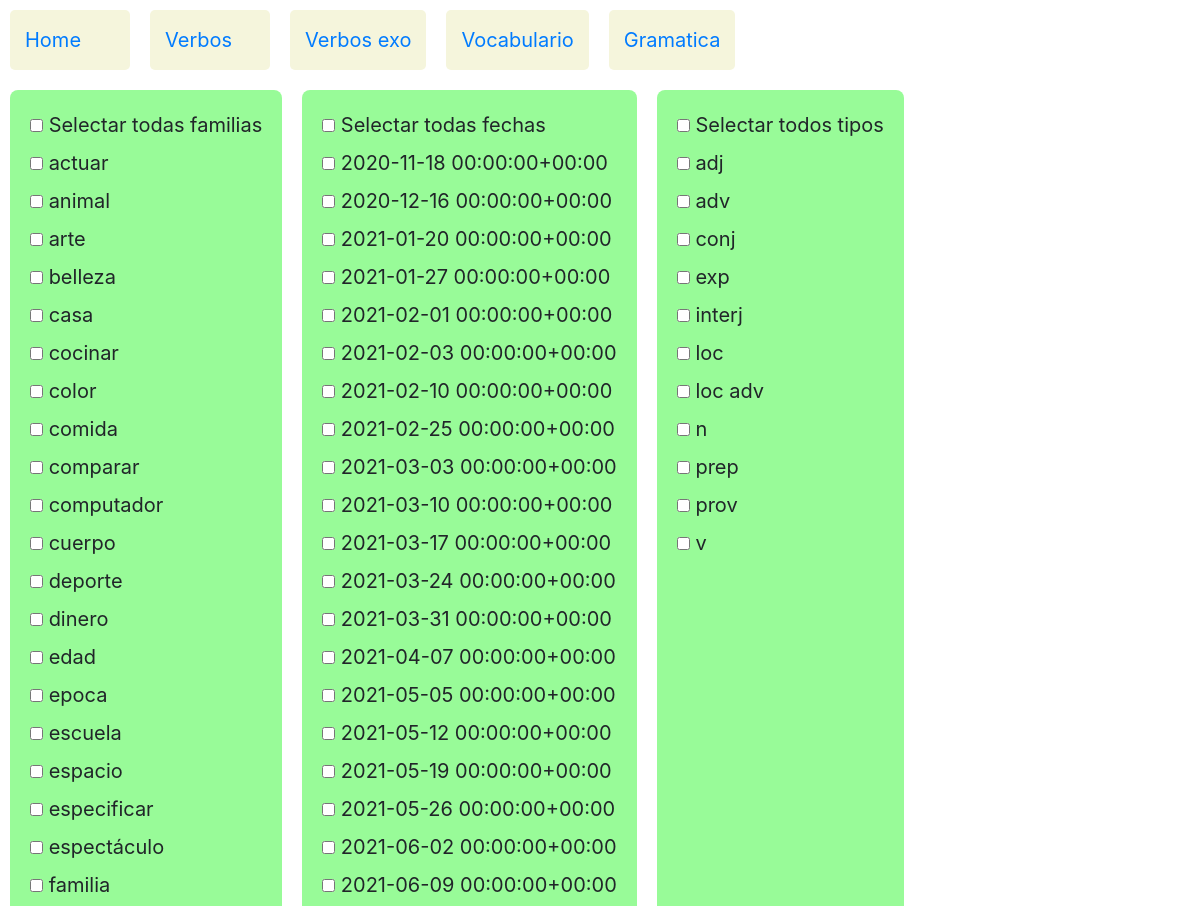
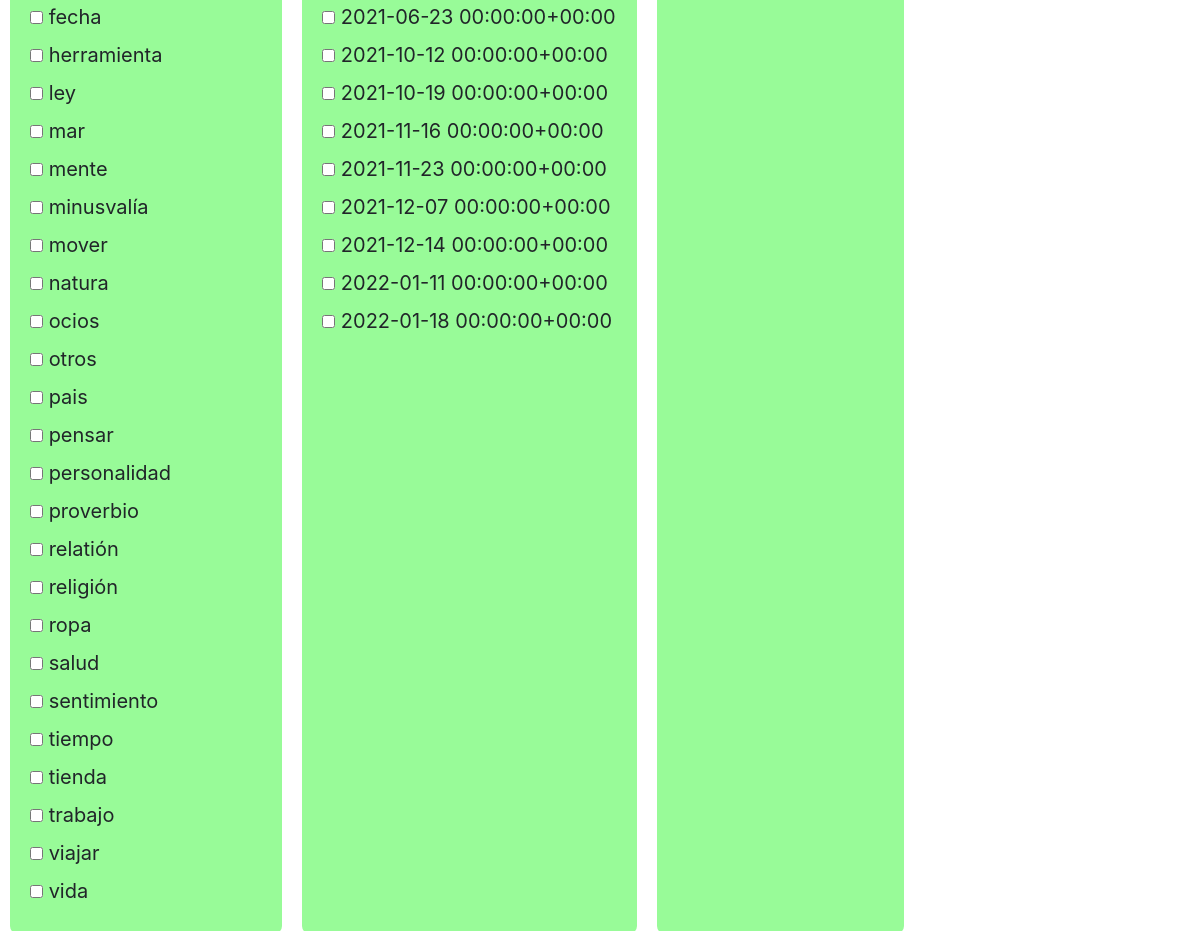
The page /verbos/palabra/ on the database as committed earlier (2 pictures, top to bottom).
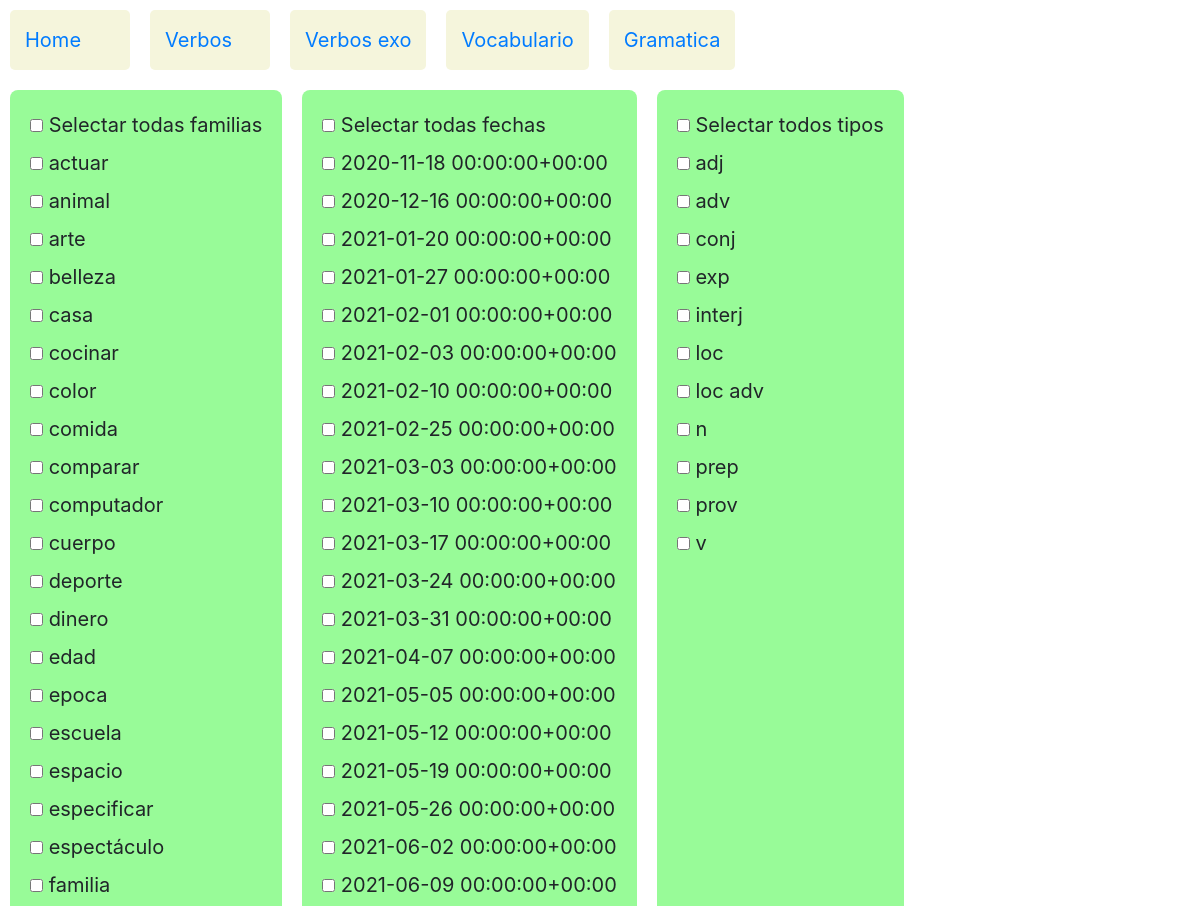
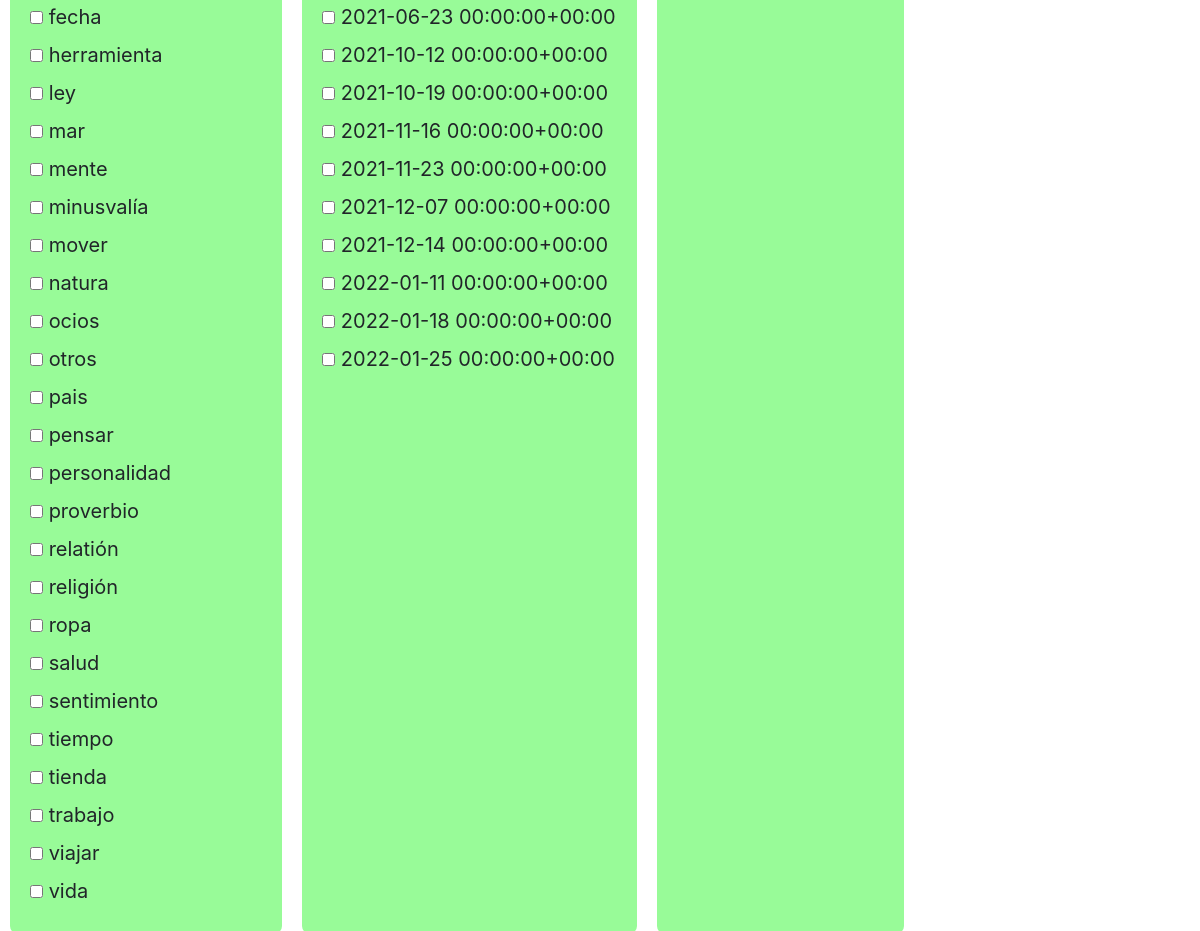
The same page on the database as committed later (2 pictures, top to bottom).
### verbos/models.py (models this page shows)
class Palabrafamilia(models.Model):
    palabrafamilia = models.CharField(max_length=30,null=True)
    palabrafamiliaseq=models.IntegerField(null=True)
    def __str__(self):
        return self.palabrafamilia

class Palabrafecha(models.Model):
    palabrafecha = models.DateTimeField(null=True,default=date.today)
    def __str__(self):
        return str(self.palabrafecha)

class Palabratipo(models.Model):
    palabratipo = models.CharField(max_length=32,null=True)
    def __str__(self):
        return self.palabratipo

### verbos/views.py (the view)
# urls.py: path('palabra/',views.palabra,name='palabra'),
def palabra(request):
    familias  = Palabrafamilia.objects.all()
    tipos =     Palabratipo.objects.all()
    generos =   Palabragenero.objects.all()
    nivels =    Palabranivel.objects.all()
    fechas =    Palabrafecha.objects.all().order_by('palabrafecha')
    jsfamilias=jslist(familias)
    jsgeneros=jslist(generos)
    jsnivels=jslist(nivels)
    context= {
            "familias" : familias,
            "tipos" : tipos,
            "generos" : generos,
            "nivels" : nivels ,
            "fechas" : fechas,
        }
    return render(request,"verbos/palabra.html",context)

### verbos/views.py (called while the page is built)
def jslist(myqueryset):
    jstname=myqueryset.model.__name__
    jstlst=[]
    for item in myqueryset:
        jstlst.append([jstname,item.id])
    return jstlst

### verbos/templates/verbos/palabra.html (shortened to what this page needs)
{% extends 'verbos/layout.html' %}
{% block body1 %}
	<form action= "{% url 'palabras' id1='10' id2='20' %}"  method ="post">
	<div id="container" >
		<div>
			<input type="checkbox" data-type="familia" id="familia" name="checktodos" >
			<label for="familia"> Selectar todas familias </label>
			<br>
			{% for familia in familias %}
			<input type="checkbox" id="Familia-{{familia.id}}"  name="familia"  data-storage="true" >
			<label for="Familia-{{familia.id}}"> {{familia}}   </label>
			<br>
			{% endfor %}
		</div>
		<div>
			<input type="checkbox" data-type="fecha" id="fechas" name="checktodos" >
			<label for="fecha"> Selectar todas fechas </label>
			<br>
			{% for fecha in fechas %}
			<input type="checkbox" id="Fecha-{{fecha.id}}"  name="fecha"  data-storage="true" >
			<label for="Fecha-{{fecha.id}}"> {{fecha}}   </label>
			<br>
			{% endfor %}
		</div>
		<div>
			<input type="checkbox" data-type="tipo" id="tipos" name="checktodos" >
			<label for="fecha"> Selectar todos tipos </label>
			<br>
			{% for tipo  in tipos  %}
			<input type="checkbox" id="Tipo-{{tipo.id}}"  name="tipo"  data-storage="true" >
			<label for="Tipo-{{tipo.id}}"> {{tipo}}   </label>
			<br>
			{% endfor %}
		</div>
	</div>
	</form>
{% endblock %}

Rows that differ between the two databases and show on the page:
added Palabrafecha: palabrafecha "2022-01-25 00:00:00+00:00"
